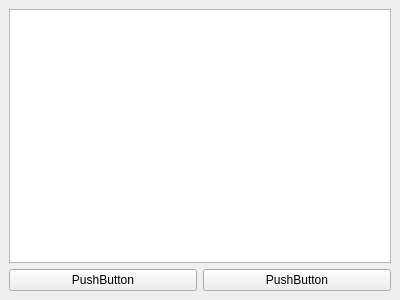
<?xml version="1.0" encoding="UTF-8"?>
<ui version="4.0">
 <class>DockWidget</class>
 <widget class="QDockWidget" name="DockWidget">
  <property name="geometry">
   <rect>
    <x>0</x>
    <y>0</y>
    <width>400</width>
    <height>300</height>
   </rect>
  </property>
  <property name="windowTitle">
   <string>DockWidget</string>
  </property>
  <widget class="QWidget" name="dockWidgetContents">
   <layout class="QGridLayout" name="gridLayout">
    <item row="0" column="0">
     <layout class="QVBoxLayout" name="verticalLayout">
      <item>
       <widget class="QGraphicsView" name="graphicsView"/>
      </item>
      <item>
       <layout class="QHBoxLayout" name="horizontalLayout">
        <item>
         <widget class="QPushButton" name="pushButton">
          <property name="text">
           <string>PushButton</string>
          </property>
         </widget>
        </item>
        <item>
         <widget class="QPushButton" name="pushButton_2">
          <property name="text">
           <string>PushButton</string>
          </property>
         </widget>
        </item>
       </layout>
      </item>
     </layout>
    </item>
   </layout>
  </widget>
 </widget>
 <resources/>
 <connections/>
</ui>
